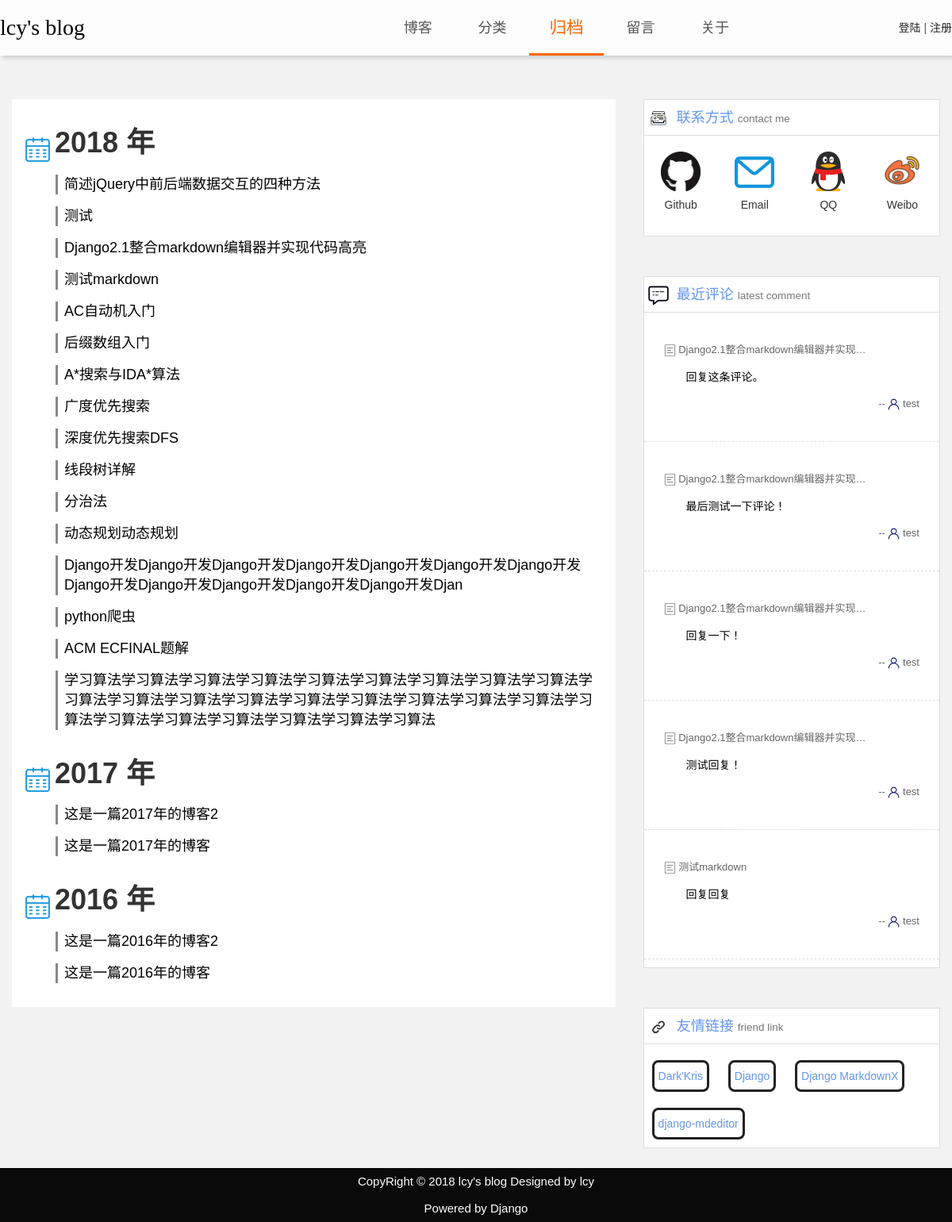
Page /Blog/archive/ on the committed database.
### Blog/models.py (models this page shows, shortened)
class Article(models.Model):
    article_title = models.CharField('title',max_length = 100)
    article_simpledesc = models.CharField('simple description',null=True,blank=True,max_length = 200)
    article_content = MDTextField('content')
    article_pubdate = models.DateTimeField('date published')
    article_publisher = models.ForeignKey(User,on_delete=models.CASCADE,verbose_name='publisher')
    article_class = models.ForeignKey(Class,null=True,blank=True,on_delete=models.CASCADE,verbose_name='class')
    def __str__(self):
        return self.article_title

class Comment(models.Model):
    comment_content = models.TextField('comment')
    comment_date = models.DateTimeField('date commented')
    comment_user = models.ForeignKey(User,on_delete=models.CASCADE,verbose_name='comment user')
    comment_father = models.ForeignKey('self',null=True,blank=True,on_delete=models.CASCADE,verbose_name='father comment')
    comment_article = models.ForeignKey(Article,null=True,on_delete=models.CASCADE,verbose_name='comment article')

class User(models.Model):
    user_name = models.CharField('name',max_length = 50)
    user_password = models.CharField('password',max_length = 50)
    user_email = models.EmailField('email')
    user_isadmin = models.BooleanField('isadmin')
    def __str__(self):
        return self.user_name

### Blog/views.py (the view)
# urls.py: path('archive/',views.archive,name='archive'),
def archive(request):
    year_set = set()
    article_list = Article.objects.all()
    for article in article_list:
        year_set.add(article.article_pubdate.year)
    year_list=list(year_set)
    year_list.sort(reverse = True)
    year_article = {}
    for year in year_list:
        year_article[year] = Article.objects.filter(article_pubdate__year=year).order_by('-article_pubdate')
    latest_comment_list = Comment.objects.all().order_by('-comment_date')[:5]
    context = {
        'year_article':year_article,
        'latest_comment_list':latest_comment_list,
    }
    return render(request,'Blog/archieve.html',context)

### Blog/templates/Blog/archieve.html (shortened to what this page needs)
<!DOCTYPE html>
{% load static %}
<html lang="en">
<head>
    <link rel="stylesheet" href="{% static 'Blog/bootstrap/css/bootstrap.css' %}" />
</head>
<body style="display: block;">
    <header class="blog_header">
        <div class="top">
            <div class="top_left">
                <a href="{% url 'Blog:index' %}" style="color:#000;text-decoration: none;cursor: pointer;"><span>lcy's blog</span></a>
            </div>
            <nav class="header_nav">
                <ul>
                    <li>
                        <a href="{% url 'Blog:index' %}">博客</a>
                    </li>
                    <li>
                        <a href="{% url 'Blog:classes' %}">分类</a>
                    </li>
                    <li>
                        <a href="{% url 'Blog:archive' %}" class="nav_active">归档</a>
                    </li>
                    <li>
                        <a href="{% url 'Blog:message' %}">留言</a>
                    </li>
                    <li>
                        <a href="{% url 'Blog:about' %}">关于</a>
                    </li>
                    <li style="float: right;font-size: 14px;text-align: center;line-height: 70px;width: 30%;">
                        <div id="login_register">
                            <a href="{% url 'Blog:register' %}" style="cursor:pointer;float: right;color: #222;text-decoration: none;">注册</a>
                            <span style="float: right;">&nbsp;|&nbsp;</span>
                            <a href="{% url 'Blog:login' %}" style="cursor:pointer;float: right;color: #222;text-decoration: none;">登陆</a>
                        </div>
                    </li>
                </ul>
            </nav>
        </div>
    </header>
    <div class="container">
        <div class="article">
            {% for year,articles in year_article.items %}
                <div id="year_{{ year }}" style="margin-bottom: 10px;">
                    <img width="35px" height="35px" style="display: inline-block;" src="{% static 'Blog/dateIcon.png' %}" />
                    <h1 style="text-align: center;display: inline-block;font-weight: bold;">{{ year }}&nbsp;年</h1>
                </div>
                <ul style="list-style: none;font-size: 15px;">
                    {% for art in articles %}
                        <li style="border-left: 3px solid #888;padding-left: 8px;margin-bottom: 15px;"><a style="font-size:18px;color: #000;cursor: pointer;" href="{% url 'Blog:detail' art.id %}">{{ art.article_title }}</a></li>
                    {% endfor %}
                </ul>
            {% endfor %}
        </div>
        <div id="aside">
            <div id="contactme">
                <h4 style="padding-bottom:8px;padding-left:5px;font-size: 18px;color: cornflowerblue;border-bottom: 1px solid #ddd;">
                    <img width="26px" height="26px" src="{% static 'Blog/contact.png' %}">
                    &nbsp;联系方式
                    <small>contact me</small>
                </h4>
                <div class="contact">
                    <div>
                        <a href="https://github.com/1998Jan28" target="_blank"><img src="{% static 'Blog/github.png' %}" /></a>
                        <span>Github</span>
                    </div><div>
                        <a href="mailto:cs_lcy@whut.edu.cn"><img src="{% static 'Blog/email.png' %}" /></a>
                        <span>Email</span>
                    </div><div>
                        <a href="tencent://AddContact/?fromId=45&fromSubId=1&subcmd=all&uin=951072650&website=www.oicqzone.com"><img src="{% static 'Blog/qq.png' %}" /></a>
                        <span>QQ</span>
                    </div><div>
                        <a href="https://weibo.com/u/5662257126" target="_blank"><img src="{% static 'Blog/weibo.png' %}" /></a>
                        <span>Weibo</span>
                    </div>
                </div>
            </div>
            <div id="latestcomment">
                <h4 style="padding-bottom:8px;padding-left:5px;font-size: 18px;color: cornflowerblue;border-bottom: 1px solid #ddd;">
                    <img width="26px" height="26px" src="{% static 'Blog/comment.png' %}">
                     &nbsp;最近评论
                    <small>latest comment</small>
                </h4>
                <ul>
                    {% for comment in latest_comment_list %}
                        <li>
                            <p class="comarticle">
                                <img width="15px" height="15px" style="display: inline-block;" src="{% static 'Blog/article.png' %}" />
                                <a href="{% url 'Blog:detail' comment.comment_article.id %}" style="text-decoration: none;color: inherit;cursor: pointer;">{{ comment.comment_article }}</a>
                            </p>
                            <p class="comcontent">{{ comment.comment_content }}</p>
                            <p class="comuser">--
                                <img width="15px" height="15px" style="display: inline-block;" src="{% static 'Blog/personIcon.png' %}" />
                                {{ comment.comment_user }}
                            </p>
                        </li>
                    {% endfor %}
                </ul>
            </div>
            <div id="friendlink">
                <h4 style="padding-bottom:8px;padding-left:5px;font-size: 18px;color: cornflowerblue;border-bottom: 1px solid #ddd;">
                    <img width="26px" height="26px" src="{% static 'Blog/link.png' %}">
                    &nbsp;友情链接
                    <small>friend link</small>
                </h4>
                <ul>
                    <li>
                        <a href="https://darkkris.github.io/#blog" target="_blank">Dark'Kris</a>
                    </li>
                    <li>
                        <a href="https://docs.djangoproject.com/zh-hans/2.0/" target="_blank">Django</a>
                    </li>
                    <li>
                        <a href="https://neutronx.github.io/django-markdownx/" target="_blank">Django MarkdownX</a>
                    </li>
                    <li>
                        <a href="https://github.com/pylixm/django-mdeditor" target="_blank">django-mdeditor</a>
                    </li>
                </ul>
            </div>
        </div>
    </div>
    <div class="footer">
        <p style="margin-bottom: 10px;margin-top:5px;">CopyRight © 2018 lcy's blog  Designed by lcy</p>
        <p style="margin-bottom: 5px;">Powered by Django</p>
    </div>
</body>
</html>

### Blog/templates/Blog/archieve.html (style rules this page uses)
body { line-height:24px; margin:0; padding: 0; background-color: #f2f2f2; font-family: OpenSans-Light, PingFang SC, Hiragino Sans GB, Microsoft Yahei, Microsoft Jhenghei, sans-serif; }
.blog_header { display: block; background-color: rgba(255,255,255,0.8); box-shadow: 3px 3px 5px #ccc; background-size: 100% 100%; width:100%; height:70px; position: fixed; z-index: 10; margin: 0; padding:0; }
header .top { width:100%; max-width: 1200px; margin:auto; height:100%; position:relative; }
header .top .top_left { width:40%; overflow: hidden; height:100%; float:left; position: relative; }
header .top .top_left span { line-height: 70px; font-size:28px; font-family: serif; }
.header_nav { width:60%; float:right; height:100%; position:relative; color:#555; }
.header_nav > ul { padding:0; margin:0; list-style: none; }
.header_nav > ul >li { text-align: center; width:13%; font-size:18px; float:left; position: relative; }
.header_nav li > a { display: inline-block; width:100%; height:70px; line-height: 70px; text-decoration: none; color:#555; cursor: pointer; transition: color 0.2s, border 0.2s, font 0.2s; -webkit-transition: color 0.2s, border 0.2s, font 0.2s; }
.nav_active,header li > a:hover { border-bottom-color:rgb(255, 102, 0); border-bottom-style:solid; border-bottom-width:3.6px; box-sizing: border-box; color:rgb(255, 102, 0) !important; font-size: 120%; }
.container { display: block; width:100%; max-width:1300px; min-width:320px; margin:auto; padding-top:100px; overflow: hidden; }
.article { width:65%; display:block; float:left; margin-top:25px; overflow: hidden; background-color: #fff; padding:15px; }
#aside { width:32%; display:block; float:right; margin-top:25px; }
#contactme { background-color: #fff; border:1px solid #ddd; box-sizing: border-box; margin-bottom: 50px; }
.contact div { background-color: #fff; display: inline-block; overflow: hidden; width:25%; text-align: center; padding-top: 10px; margin-bottom: 20px; }
.contact a { cursor:pointer; text-decoration: none; }
.contact img { width: 50px; height:50px; }
.contact div > span { display: block; margin-top:5px; width:100%; }
#latestcomment { background-color: #fff; border:1px solid #ddd; box-sizing: border-box; margin-bottom: 50px; }
#latestcomment ul { width:100%; padding: 0; margin: 0; list-style: none; }
#latestcomment ul > li { background-color: #fff; border-bottom: 1px dashed #ddd; padding:25px; margin:auto; margin-bottom: 10px; }
.comarticle { width: 80%; overflow: hidden; text-overflow: ellipsis; white-space: nowrap; font-size: 13px; color: #666; }
.comcontent { color: #000; text-indent: 28px; }
.comuser { width: 100%; overflow: hidden; text-overflow: ellipsis; white-space: nowrap; font-size: 13px; text-align: right; color: #666; }
#friendlink { background-color: #fff; border:1px solid #ddd; box-sizing: border-box; }
#friendlink ul { width:100%; padding: 0; margin: 0; list-style: none; }
#friendlink ul > li { display: inline-block; background-color: #fff; border: 3px solid #222; border-radius: 8px; color:cornflowerblue; padding:5px; margin:10px; }
#friendlink ul > li a { text-decoration: none; cursor: pointer; color:cornflowerblue; }
.footer { display: block; margin-top: 25px; font-size: 15px; color:#fff; background-color: rgb(10, 10, 10); text-align: center; overflow: hidden; }

### rows in the picture
Article: article_title "简述jQuery中前后端数据交互的四种方法"
Article: article_title "测试"
Article: article_title "Django2.1整合markdown编辑器并实现代码高亮"
Article: article_title "测试markdown"
Article: article_title "AC自动机入门"
Article: article_title "后缀数组入门"
Article: article_title "A*搜索与IDA*算法"
Article: article_title "广度优先搜索"
Article: article_title "深度优先搜索DFS"
Article: article_title "线段树详解"
Article: article_title "分治法"
Article: article_title "动态规划动态规划"
Article: article_title "Django开发Django开发Django开发Django开发Django开发Django开发Django开发Django开发Django开发Django开发Django开发Django开发Djan"
Article: article_title "python爬虫"
Article: article_title "ACM ECFINAL题解"
Article: article_title "学习算法学习算法学习算法学习算法学习算法学习算法学习算法学习算法学习算法学习算法学习算法学习算法学习算法学习算法学习算法学习算法学习算法学习算法学习算法学习算法学习算法学习算法学习算法学习算法学习算法"
Article: article_title "这是一篇2017年的博客2"
Article: article_title "这是一篇2017年的博客"
Article: article_title "这是一篇2016年的博客2"
Article: article_title "这是一篇2016年的博客"
Comment: comment_article "Django2.1整合markdown编辑器并实现…", comment_content "回复这条评论。", comment_user "test"
Comment: comment_article "Django2.1整合markdown编辑器并实现…", comment_content "最后测试一下评论！", comment_user "test"
Comment: comment_article "Django2.1整合markdown编辑器并实现…", comment_content "回复一下！", comment_user "test"
Comment: comment_article "Django2.1整合markdown编辑器并实现…", comment_content "测试回复！", comment_user "test"
Comment: comment_article "测试markdown", comment_content "回复回复", comment_user "test"

### other values in the picture
{{ year }} "2018" "2017" "2016"
